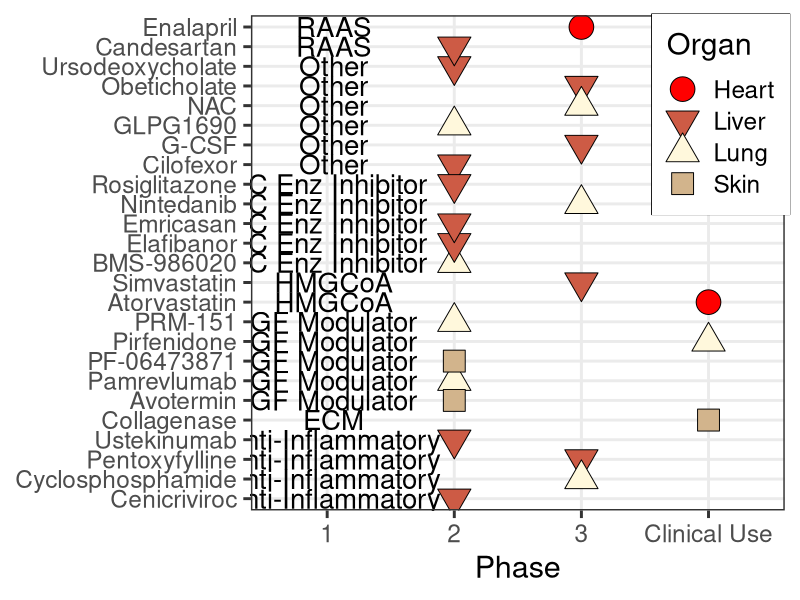
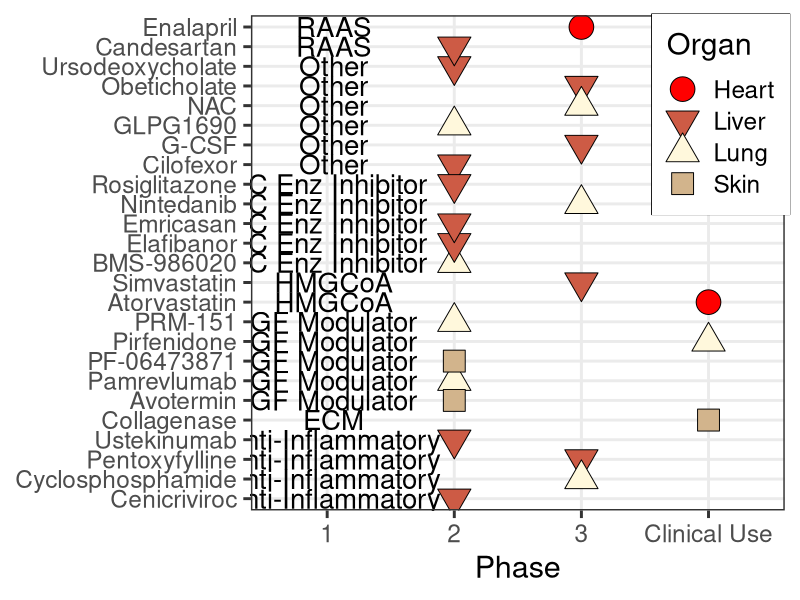

R code for these plots, in order:
## ---- chunk 1
knitr::opts_chunk$set(echo = TRUE)
library(tidyverse)
library(readxl)
## ---- chunk 2
dat <- readxl::read_excel("antifibrotic_trials.xlsx")
## ---- chunk 3
dat |> 
  ggplot() + 
  aes(x = Phase, 
      y = fct_reorder(Drug, Mechanism), 
      fill = Organ,
      shape = Organ) +
  geom_point(color = "black", size = 8) +
  geom_text(aes(y = fct_reorder(Drug, Mechanism), label = Mechanism), x = 1.05, size = 7) +
  scale_x_discrete(name ="Phase", 
                    limits=c("1","2","3", "Clinical Use")) +
  scale_fill_manual(values = c(
    "red", "coral3", "cornsilk", "tan")) +
  scale_shape_manual(values = c(21, 25, 24,22)) +
  theme_bw(base_size = 22) +
  theme(legend.position = c(0.88, 0.8),
        legend.box.background = element_rect(color= "black")) +
  labs(y= NULL)


ggsave(filename = "antifibrotic.jpg", units = "in", width = 13, height = 8, device = "jpg", dpi = 320)
